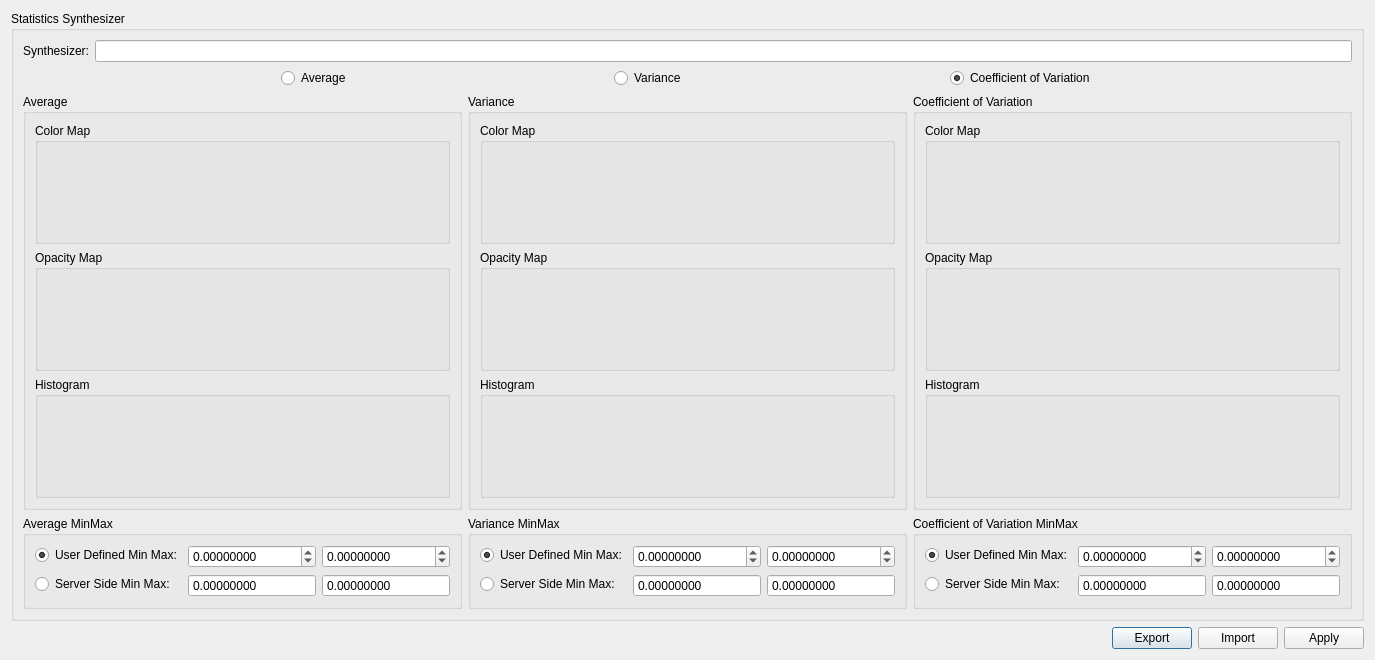
<?xml version="1.0" encoding="UTF-8"?>
<ui version="4.0">
 <class>EnsembleTransferFunctionEditor</class>
 <widget class="QDialog" name="EnsembleTransferFunctionEditor">
  <property name="geometry">
   <rect>
    <x>0</x>
    <y>0</y>
    <width>1100</width>
    <height>560</height>
   </rect>
  </property>
  <property name="windowTitle">
   <string>Ensemble Transfer Function Editor</string>
  </property>
  <layout class="QVBoxLayout" name="verticalLayout">
   <item>
    <widget class="QGroupBox" name="m_statistics_synthesizer_group_box">
     <property name="title">
      <string>Statistics Synthesizer</string>
     </property>
     <layout class="QVBoxLayout" name="m_main_layout">
      <item>
       <layout class="QFormLayout" name="m_statistics_synthesizer_form_layout">
        <property name="fieldGrowthPolicy">
         <enum>QFormLayout::AllNonFixedFieldsGrow</enum>
        </property>
        <item row="0" column="0">
         <widget class="QLabel" name="m_statistics_synthesizer_label">
          <property name="text">
           <string>Synthesizer:</string>
          </property>
         </widget>
        </item>
        <item row="0" column="1">
         <widget class="QLineEdit" name="m_statistics_synthesizer_line_edit"/>
        </item>
       </layout>
      </item>
      <item>
       <layout class="QHBoxLayout" name="m_statistics_selection_layout">
        <item>
         <spacer name="m_statistics_left_spacer">
          <property name="orientation">
           <enum>Qt::Horizontal</enum>
          </property>
          <property name="sizeHint" stdset="0">
           <size>
            <width>40</width>
            <height>20</height>
           </size>
          </property>
         </spacer>
        </item>
        <item>
         <widget class="QRadioButton" name="m_average_radio_button">
          <property name="text">
           <string>Average</string>
          </property>
         </widget>
        </item>
        <item>
         <spacer name="m_statistics_middle_spacer_1">
          <property name="orientation">
           <enum>Qt::Horizontal</enum>
          </property>
          <property name="sizeHint" stdset="0">
           <size>
            <width>40</width>
            <height>20</height>
           </size>
          </property>
         </spacer>
        </item>
        <item>
         <widget class="QRadioButton" name="m_variance_radio_button">
          <property name="text">
           <string>Variance</string>
          </property>
         </widget>
        </item>
        <item>
         <spacer name="m_statistics_middle_spacer_2">
          <property name="orientation">
           <enum>Qt::Horizontal</enum>
          </property>
          <property name="sizeHint" stdset="0">
           <size>
            <width>40</width>
            <height>20</height>
           </size>
          </property>
         </spacer>
        </item>
        <item>
         <widget class="QRadioButton" name="m_coefficient_variation_radio_button">
          <property name="text">
           <string>Coefficient of Variation</string>
          </property>
          <property name="checked">
           <bool>true</bool>
          </property>
         </widget>
        </item>
        <item>
         <spacer name="m_statistics_right_spacer">
          <property name="orientation">
           <enum>Qt::Horizontal</enum>
          </property>
          <property name="sizeHint" stdset="0">
           <size>
            <width>40</width>
            <height>20</height>
           </size>
          </property>
         </spacer>
        </item>
       </layout>
      </item>
      <item>
       <layout class="QHBoxLayout" name="m_transfer_function_layout">
        <item>
         <widget class="QGroupBox" name="m_average_transfer_function_group_box">
          <property name="title">
           <string>Average</string>
          </property>
          <layout class="QVBoxLayout" name="m_average_transfer_function_layout">
           <item>
            <widget class="QGroupBox" name="m_average_color_map_group_box">
             <property name="title">
              <string>Color Map</string>
             </property>
             <layout class="QVBoxLayout" name="m_average_color_map_layout">
              <item>
               <!-- Embed point: replace or initialize with the existing TransferFunctionEditor ColorMap widget behavior. -->
               <widget class="ColorMap" name="m_average_color_map" native="true">
                <property name="minimumSize">
                 <size>
                  <width>0</width>
                  <height>80</height>
                 </size>
                </property>
               </widget>
              </item>
             </layout>
            </widget>
           </item>
           <item>
            <widget class="QGroupBox" name="m_average_opacity_map_group_box">
             <property name="title">
              <string>Opacity Map</string>
             </property>
             <layout class="QVBoxLayout" name="m_average_opacity_map_layout">
              <item>
               <!-- Embed point: replace or initialize with the existing TransferFunctionEditor OpacityMap widget behavior. -->
               <widget class="OpacityMap" name="m_average_opacity_map" native="true">
                <property name="minimumSize">
                 <size>
                  <width>0</width>
                  <height>80</height>
                 </size>
                </property>
               </widget>
              </item>
             </layout>
            </widget>
           </item>
           <item>
            <widget class="QGroupBox" name="m_average_histogram_group_box">
             <property name="title">
              <string>Histogram</string>
             </property>
             <layout class="QVBoxLayout" name="m_average_histogram_layout">
              <item>
               <!-- Embed point: replace or initialize with the existing TransferFunctionEditor Histogram widget behavior. -->
               <widget class="Histogram" name="m_average_histogram" native="true">
                <property name="minimumSize">
                 <size>
                  <width>0</width>
                  <height>80</height>
                 </size>
                </property>
               </widget>
              </item>
             </layout>
            </widget>
           </item>
          </layout>
         </widget>
        </item>
        <item>
         <widget class="QGroupBox" name="m_variance_transfer_function_group_box">
          <property name="title">
           <string>Variance</string>
          </property>
          <layout class="QVBoxLayout" name="m_variance_transfer_function_layout">
           <item>
            <widget class="QGroupBox" name="m_variance_color_map_group_box">
             <property name="title">
              <string>Color Map</string>
             </property>
             <layout class="QVBoxLayout" name="m_variance_color_map_layout">
              <item>
               <!-- Embed point: replace or initialize with the existing TransferFunctionEditor ColorMap widget behavior. -->
               <widget class="ColorMap" name="m_variance_color_map" native="true">
                <property name="minimumSize">
                 <size>
                  <width>0</width>
                  <height>80</height>
                 </size>
                </property>
               </widget>
              </item>
             </layout>
            </widget>
           </item>
           <item>
            <widget class="QGroupBox" name="m_variance_opacity_map_group_box">
             <property name="title">
              <string>Opacity Map</string>
             </property>
             <layout class="QVBoxLayout" name="m_variance_opacity_map_layout">
              <item>
               <!-- Embed point: replace or initialize with the existing TransferFunctionEditor OpacityMap widget behavior. -->
               <widget class="OpacityMap" name="m_variance_opacity_map" native="true">
                <property name="minimumSize">
                 <size>
                  <width>0</width>
                  <height>80</height>
                 </size>
                </property>
               </widget>
              </item>
             </layout>
            </widget>
           </item>
           <item>
            <widget class="QGroupBox" name="m_variance_histogram_group_box">
             <property name="title">
              <string>Histogram</string>
             </property>
             <layout class="QVBoxLayout" name="m_variance_histogram_layout">
              <item>
               <!-- Embed point: replace or initialize with the existing TransferFunctionEditor Histogram widget behavior. -->
               <widget class="Histogram" name="m_variance_histogram" native="true">
                <property name="minimumSize">
                 <size>
                  <width>0</width>
                  <height>80</height>
                 </size>
                </property>
               </widget>
              </item>
             </layout>
            </widget>
           </item>
          </layout>
         </widget>
        </item>
        <item>
         <widget class="QGroupBox" name="m_coefficient_variation_transfer_function_group_box">
          <property name="title">
           <string>Coefficient of Variation</string>
          </property>
          <layout class="QVBoxLayout" name="m_coefficient_variation_transfer_function_layout">
           <item>
            <widget class="QGroupBox" name="m_coefficient_variation_color_map_group_box">
             <property name="title">
              <string>Color Map</string>
             </property>
             <layout class="QVBoxLayout" name="m_coefficient_variation_color_map_layout">
              <item>
               <!-- Embed point: replace or initialize with the existing TransferFunctionEditor ColorMap widget behavior. -->
               <widget class="ColorMap" name="m_coefficient_variation_color_map" native="true">
                <property name="minimumSize">
                 <size>
                  <width>0</width>
                  <height>80</height>
                 </size>
                </property>
               </widget>
              </item>
             </layout>
            </widget>
           </item>
           <item>
            <widget class="QGroupBox" name="m_coefficient_variation_opacity_map_group_box">
             <property name="title">
              <string>Opacity Map</string>
             </property>
             <layout class="QVBoxLayout" name="m_coefficient_variation_opacity_map_layout">
              <item>
               <!-- Embed point: replace or initialize with the existing TransferFunctionEditor OpacityMap widget behavior. -->
               <widget class="OpacityMap" name="m_coefficient_variation_opacity_map" native="true">
                <property name="minimumSize">
                 <size>
                  <width>0</width>
                  <height>80</height>
                 </size>
                </property>
               </widget>
              </item>
             </layout>
            </widget>
           </item>
           <item>
            <widget class="QGroupBox" name="m_coefficient_variation_histogram_group_box">
             <property name="title">
              <string>Histogram</string>
             </property>
             <layout class="QVBoxLayout" name="m_coefficient_variation_histogram_layout">
              <item>
               <!-- Embed point: replace or initialize with the existing TransferFunctionEditor Histogram widget behavior. -->
               <widget class="Histogram" name="m_coefficient_variation_histogram" native="true">
                <property name="minimumSize">
                 <size>
                  <width>0</width>
                  <height>80</height>
                 </size>
                </property>
               </widget>
              </item>
             </layout>
            </widget>
           </item>
          </layout>
         </widget>
        </item>
       </layout>
      </item>
      <item>
       <layout class="QHBoxLayout" name="m_min_max_layout">
        <item>
         <widget class="QGroupBox" name="m_average_min_max_group_box">
         <property name="title">
          <string>Average MinMax</string>
         </property>
          <layout class="QFormLayout" name="m_average_min_max_layout">
           <property name="fieldGrowthPolicy">
            <enum>QFormLayout::AllNonFixedFieldsGrow</enum>
           </property>
           <item row="0" column="0">
            <widget class="QRadioButton" name="m_average_user_min_max_radio_button">
             <property name="text">
              <string>User Defined Min Max:</string>
             </property>
             <property name="checked">
              <bool>true</bool>
             </property>
            </widget>
           </item>
           <item row="0" column="1">
            <layout class="QHBoxLayout" name="m_average_user_min_max_input_layout">
             <item>
              <widget class="QDoubleSpinBox" name="m_average_user_min_double_spin_box">
               <property name="decimals">
                <number>8</number>
               </property>
               <property name="minimum">
                <double>-100000000000000000.000000000000000</double>
               </property>
               <property name="maximum">
                <double>100000000000000000.000000000000000</double>
               </property>
               <property name="singleStep">
                <double>0.100000000000000</double>
               </property>
              </widget>
             </item>
             <item>
              <widget class="QDoubleSpinBox" name="m_average_user_max_double_spin_box">
               <property name="decimals">
                <number>8</number>
               </property>
               <property name="minimum">
                <double>-100000000000000000.000000000000000</double>
               </property>
               <property name="maximum">
                <double>100000000000000000.000000000000000</double>
               </property>
               <property name="singleStep">
                <double>0.100000000000000</double>
               </property>
              </widget>
             </item>
            </layout>
           </item>
           <item row="1" column="0">
            <widget class="QRadioButton" name="m_average_server_min_max_radio_button">
             <property name="text">
              <string>Server Side Min Max:</string>
             </property>
            </widget>
           </item>
           <item row="1" column="1">
            <layout class="QHBoxLayout" name="m_average_server_min_max_input_layout">
             <item>
              <widget class="QDoubleSpinBox" name="m_average_server_min_double_spin_box">
               <property name="readOnly">
                <bool>true</bool>
               </property>
               <property name="buttonSymbols">
                <enum>QAbstractSpinBox::NoButtons</enum>
               </property>
               <property name="decimals">
                <number>8</number>
               </property>
               <property name="minimum">
                <double>-100000000000000000.000000000000000</double>
               </property>
               <property name="maximum">
                <double>100000000000000000.000000000000000</double>
               </property>
               <property name="singleStep">
                <double>0.100000000000000</double>
               </property>
              </widget>
             </item>
             <item>
              <widget class="QDoubleSpinBox" name="m_average_server_max_double_spin_box">
               <property name="readOnly">
                <bool>true</bool>
               </property>
               <property name="buttonSymbols">
                <enum>QAbstractSpinBox::NoButtons</enum>
               </property>
               <property name="decimals">
                <number>8</number>
               </property>
               <property name="minimum">
                <double>-100000000000000000.000000000000000</double>
               </property>
               <property name="maximum">
                <double>100000000000000000.000000000000000</double>
               </property>
               <property name="singleStep">
                <double>0.100000000000000</double>
               </property>
              </widget>
             </item>
            </layout>
           </item>
          </layout>
         </widget>
        </item>
        <item>
         <widget class="QGroupBox" name="m_variance_min_max_group_box">
         <property name="title">
          <string>Variance MinMax</string>
         </property>
          <layout class="QFormLayout" name="m_variance_min_max_layout">
           <property name="fieldGrowthPolicy">
            <enum>QFormLayout::AllNonFixedFieldsGrow</enum>
           </property>
           <item row="0" column="0">
            <widget class="QRadioButton" name="m_variance_user_min_max_radio_button">
             <property name="text">
              <string>User Defined Min Max:</string>
             </property>
             <property name="checked">
              <bool>true</bool>
             </property>
            </widget>
           </item>
           <item row="0" column="1">
            <layout class="QHBoxLayout" name="m_variance_user_min_max_input_layout">
             <item>
              <widget class="QDoubleSpinBox" name="m_variance_user_min_double_spin_box">
               <property name="decimals">
                <number>8</number>
               </property>
               <property name="minimum">
                <double>-100000000000000000.000000000000000</double>
               </property>
               <property name="maximum">
                <double>100000000000000000.000000000000000</double>
               </property>
               <property name="singleStep">
                <double>0.100000000000000</double>
               </property>
              </widget>
             </item>
             <item>
              <widget class="QDoubleSpinBox" name="m_variance_user_max_double_spin_box">
               <property name="decimals">
                <number>8</number>
               </property>
               <property name="minimum">
                <double>-100000000000000000.000000000000000</double>
               </property>
               <property name="maximum">
                <double>100000000000000000.000000000000000</double>
               </property>
               <property name="singleStep">
                <double>0.100000000000000</double>
               </property>
              </widget>
             </item>
            </layout>
           </item>
           <item row="1" column="0">
            <widget class="QRadioButton" name="m_variance_server_min_max_radio_button">
             <property name="text">
              <string>Server Side Min Max:</string>
             </property>
            </widget>
           </item>
           <item row="1" column="1">
            <layout class="QHBoxLayout" name="m_variance_server_min_max_input_layout">
             <item>
              <widget class="QDoubleSpinBox" name="m_variance_server_min_double_spin_box">
               <property name="readOnly">
                <bool>true</bool>
               </property>
               <property name="buttonSymbols">
                <enum>QAbstractSpinBox::NoButtons</enum>
               </property>
               <property name="decimals">
                <number>8</number>
               </property>
               <property name="minimum">
                <double>-100000000000000000.000000000000000</double>
               </property>
               <property name="maximum">
                <double>100000000000000000.000000000000000</double>
               </property>
               <property name="singleStep">
                <double>0.100000000000000</double>
               </property>
              </widget>
             </item>
             <item>
              <widget class="QDoubleSpinBox" name="m_variance_server_max_double_spin_box">
               <property name="readOnly">
                <bool>true</bool>
               </property>
               <property name="buttonSymbols">
                <enum>QAbstractSpinBox::NoButtons</enum>
               </property>
               <property name="decimals">
                <number>8</number>
               </property>
               <property name="minimum">
                <double>-100000000000000000.000000000000000</double>
               </property>
               <property name="maximum">
                <double>100000000000000000.000000000000000</double>
               </property>
               <property name="singleStep">
                <double>0.100000000000000</double>
               </property>
              </widget>
             </item>
            </layout>
           </item>
          </layout>
         </widget>
        </item>
        <item>
         <widget class="QGroupBox" name="m_coefficient_variation_min_max_group_box">
         <property name="title">
          <string>Coefficient of Variation MinMax</string>
         </property>
          <layout class="QFormLayout" name="m_coefficient_variation_min_max_layout">
           <property name="fieldGrowthPolicy">
            <enum>QFormLayout::AllNonFixedFieldsGrow</enum>
           </property>
           <item row="0" column="0">
            <widget class="QRadioButton" name="m_coefficient_variation_user_min_max_radio_button">
             <property name="text">
              <string>User Defined Min Max:</string>
             </property>
             <property name="checked">
              <bool>true</bool>
             </property>
            </widget>
           </item>
           <item row="0" column="1">
            <layout class="QHBoxLayout" name="m_coefficient_variation_user_min_max_input_layout">
             <item>
              <widget class="QDoubleSpinBox" name="m_coefficient_variation_user_min_double_spin_box">
               <property name="decimals">
                <number>8</number>
               </property>
               <property name="minimum">
                <double>-100000000000000000.000000000000000</double>
               </property>
               <property name="maximum">
                <double>100000000000000000.000000000000000</double>
               </property>
               <property name="singleStep">
                <double>0.100000000000000</double>
               </property>
              </widget>
             </item>
             <item>
              <widget class="QDoubleSpinBox" name="m_coefficient_variation_user_max_double_spin_box">
               <property name="decimals">
                <number>8</number>
               </property>
               <property name="minimum">
                <double>-100000000000000000.000000000000000</double>
               </property>
               <property name="maximum">
                <double>100000000000000000.000000000000000</double>
               </property>
               <property name="singleStep">
                <double>0.100000000000000</double>
               </property>
              </widget>
             </item>
            </layout>
           </item>
           <item row="1" column="0">
            <widget class="QRadioButton" name="m_coefficient_variation_server_min_max_radio_button">
             <property name="text">
              <string>Server Side Min Max:</string>
             </property>
            </widget>
           </item>
           <item row="1" column="1">
            <layout class="QHBoxLayout" name="m_coefficient_variation_server_min_max_input_layout">
             <item>
              <widget class="QDoubleSpinBox" name="m_coefficient_variation_server_min_double_spin_box">
               <property name="readOnly">
                <bool>true</bool>
               </property>
               <property name="buttonSymbols">
                <enum>QAbstractSpinBox::NoButtons</enum>
               </property>
               <property name="decimals">
                <number>8</number>
               </property>
               <property name="minimum">
                <double>-100000000000000000.000000000000000</double>
               </property>
               <property name="maximum">
                <double>100000000000000000.000000000000000</double>
               </property>
               <property name="singleStep">
                <double>0.100000000000000</double>
               </property>
              </widget>
             </item>
             <item>
              <widget class="QDoubleSpinBox" name="m_coefficient_variation_server_max_double_spin_box">
               <property name="readOnly">
                <bool>true</bool>
               </property>
               <property name="buttonSymbols">
                <enum>QAbstractSpinBox::NoButtons</enum>
               </property>
               <property name="decimals">
                <number>8</number>
               </property>
               <property name="minimum">
                <double>-100000000000000000.000000000000000</double>
               </property>
               <property name="maximum">
                <double>100000000000000000.000000000000000</double>
               </property>
               <property name="singleStep">
                <double>0.100000000000000</double>
               </property>
              </widget>
             </item>
            </layout>
           </item>
          </layout>
         </widget>
        </item>
       </layout>
      </item>
     </layout>
    </widget>
   </item>
   <item>
    <layout class="QHBoxLayout" name="m_command_button_layout">
     <item>
      <spacer name="m_command_button_spacer">
       <property name="orientation">
        <enum>Qt::Horizontal</enum>
       </property>
       <property name="sizeHint" stdset="0">
        <size>
         <width>40</width>
         <height>20</height>
        </size>
       </property>
      </spacer>
     </item>
     <item>
      <widget class="QPushButton" name="m_export_push_button">
       <property name="text">
        <string>Export</string>
       </property>
      </widget>
     </item>
     <item>
      <widget class="QPushButton" name="m_import_push_button">
       <property name="text">
        <string>Import</string>
       </property>
      </widget>
     </item>
     <item>
      <widget class="QPushButton" name="m_apply_push_button">
       <property name="text">
        <string>Apply</string>
       </property>
      </widget>
     </item>
    </layout>
   </item>
  </layout>
 </widget>
 <customwidgets>
  <customwidget>
   <class>ColorMap</class>
   <extends>QWidget</extends>
   <header>ColorMap.h</header>
   <container>1</container>
  </customwidget>
  <customwidget>
   <class>OpacityMap</class>
   <extends>QWidget</extends>
   <header>OpacityMap.h</header>
   <container>1</container>
  </customwidget>
  <customwidget>
   <class>Histogram</class>
   <extends>QWidget</extends>
   <header>Histogram.h</header>
   <container>1</container>
  </customwidget>
 </customwidgets>
 <resources/>
 <connections/>
</ui>
